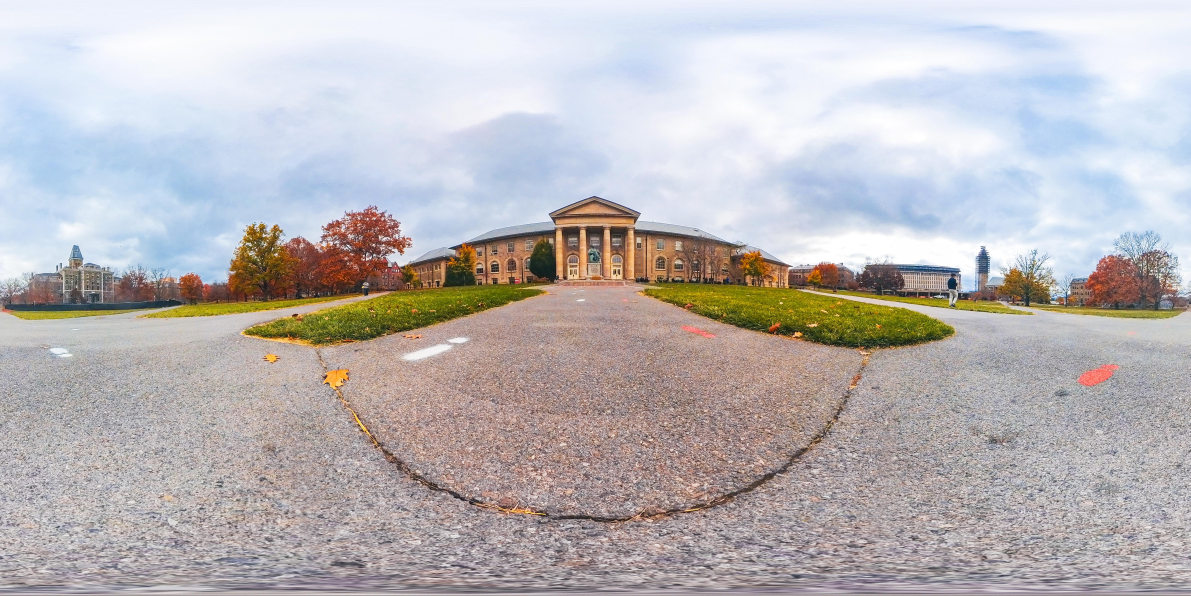
#> input picture problem2/goldwin_smith.jpg, 5952 x 2976 px (shown at 1/5 size)
$ python problem2.py --input goldwin_smith.jpg --output out.png
#> lines starting #> are read from the running program, lines starting #| are printed output that depends on the picture
import numpy as np
import cv2
import argparse
import os

def rpy_matrix(roll_deg, pitch_deg, yaw_deg):
    """
    Build rotation matrix applying roll -> pitch -> yaw.
    Camera axes: x=right, y=up, z=forward.
    """

    # convert to radians and adjust signs to match convention
    r = -np.deg2rad(roll_deg)
    p = -np.deg2rad(pitch_deg)
    y =  -np.deg2rad(yaw_deg)

    Rz = np.array([[np.cos(r), -np.sin(r), 0], [np.sin(r), np.cos(r), 0], [0, 0, 1]])
    Rx = np.array([[1, 0, 0], [0, np.cos(p), -np.sin(p)], [0, np.sin(p), np.cos(p)]])
    Ry = np.array([[ np.cos(y), 0, np.sin(y)], [0, 1, 0], [-np.sin(y), 0, np.cos(y)]])

    # apply roll then pitch then yaw, reverse for matrix mult.
    return Ry @ Rx @ Rz

def equirect_to_perspective(erm, fov=90, roll=0, pitch=0, yaw=0, out_size=800):
    """
    returns perspective view given erm and settings.
    """
    H, W = erm.shape[:2]
    fov = np.deg2rad(fov)
    half = np.tan(fov / 2.0)

    # create camera-space directions for each pixel
    i = np.linspace(-half, half, out_size)
    j = np.linspace(-half, half, out_size)
    xx, yy = np.meshgrid(i, -j)

    # 3d ray direction vector ([x, y, 1])
    dirs_cam = np.stack([xx, yy, np.ones_like(xx)], axis=-1)
    dirs_cam /= np.linalg.norm(dirs_cam, axis=-1, keepdims=True)

    # rotate to world (spherical)
    R = rpy_matrix(roll, pitch, yaw)
    dirs_world = dirs_cam @ R.T

    # convert to lat & long
    xw = dirs_world[..., 0]
    yw = dirs_world[..., 1]
    zw = dirs_world[..., 2]
    lam = np.arctan2(zw, xw)
    phi = np.arcsin(np.clip(yw, -1.0, 1.0))

    # map to ERM pixel coords
    u = (lam + np.pi) * (W / (2.0 * np.pi))
    v = (np.pi / 2.0 - phi) * (H / np.pi)

    # make sure u and v stay within width and height borders
    u = u.astype(np.float32) % W
    v = np.clip(v, 0, H - 1).astype(np.float32)

    # copy color over, use bilinear interpolation to smooth out results/ connect border seamlessly
    persp = cv2.remap(erm, u, v, interpolation=cv2.INTER_LINEAR, borderMode=cv2.BORDER_WRAP)
    return persp

def parse_args():
    p = argparse.ArgumentParser()
    p.add_argument("-i", "--input", required=True)
    p.add_argument("-o", "--output", required=True)
    p.add_argument("--fov", type=float, default=90.0)
    p.add_argument("--roll", type=float, default=25.0)
    p.add_argument("--pitch", type=float, default=10.0)
    p.add_argument("--yaw", type=float, default=30.0)
    p.add_argument("--size", type=int, default=800)
    return p.parse_args()

def main():
    args = parse_args()

    erm = cv2.imread(args.input, cv2.IMREAD_COLOR)
#> erm is the input picture: shape (2976, 5952, 3); mean B, G, R 185, 183.2, 187.2

    view = equirect_to_perspective(
        erm=erm,
        fov=args.fov,
        roll=args.roll,
        pitch=args.pitch,
        yaw=args.yaw,
        out_size=args.size
    )
#> in equirect_to_perspective, `persp = cv2.remap(erm, u, v, interpolation=cv2.INTER_LINEAR, borderMod..`:
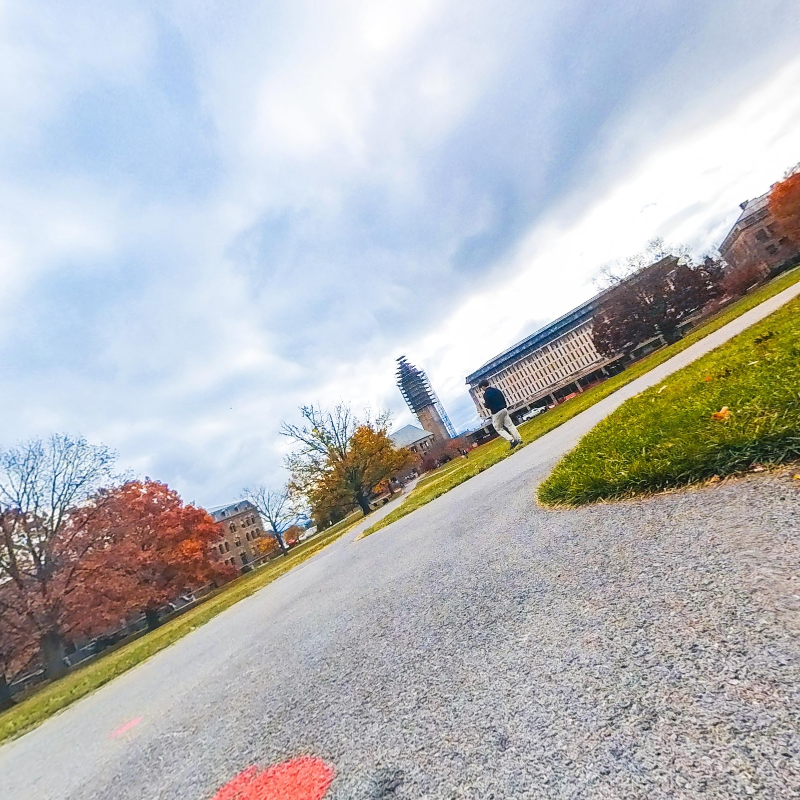
#> persp: shape (800, 800, 3); mean B, G, R 187.2, 185.3, 183.6

    ok = cv2.imwrite(args.output, view)
    print(f"Settings: fov={args.fov}°, yaw={args.yaw}°, pitch={args.pitch}°, roll={args.roll}°, size={args.size}px")

if __name__ == "__main__":
    main()
